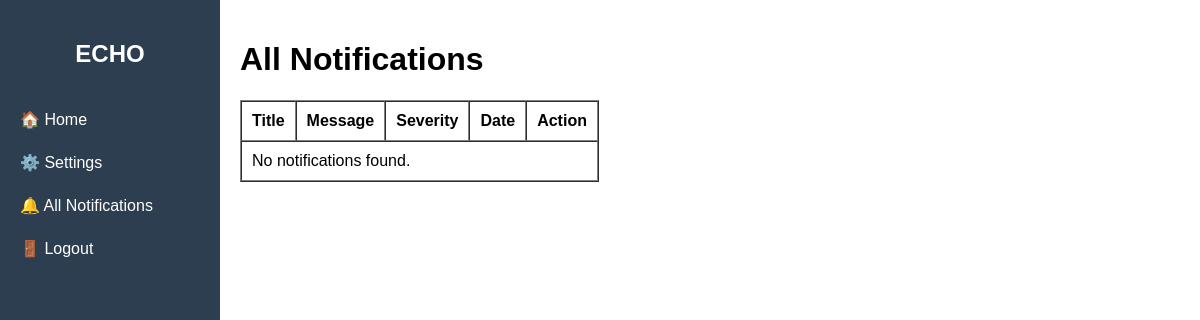
/notifications/notifications/ (signed in), run on an earlier commit of the app's database.
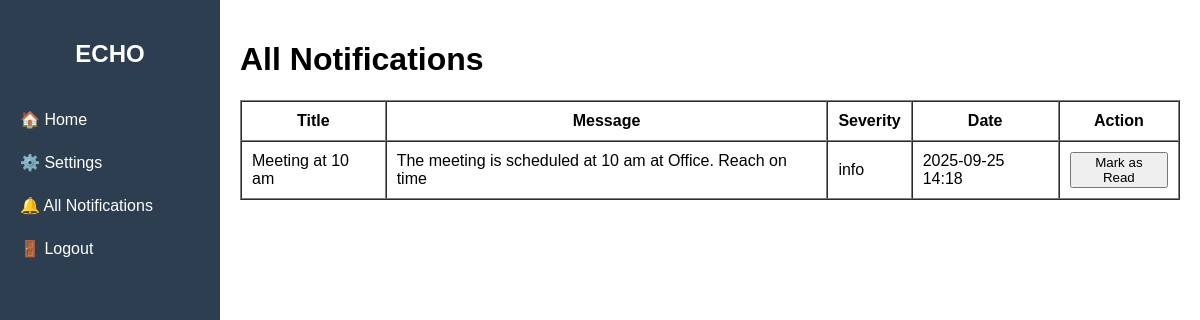
And on a later commit of the database.
### notifications/models.py (models this page shows, shortened)
class UserAlertPreference(models.Model):
    alert = models.ForeignKey(Alert, on_delete=models.CASCADE)
    user = models.ForeignKey(settings.AUTH_USER_MODEL, on_delete=models.CASCADE)
    is_read = models.BooleanField(default=False)
    snoozed_until = models.DateTimeField(null=True, blank=True)

class Alert(models.Model):
    SEVERITY_CHOICES = [
        ('info', 'Info'),
        ('warning', 'Warning'),
        ('critical', 'Critical')
    ]
    title = models.CharField(max_length=200)
    message = models.TextField()
    severity = models.CharField(max_length=50, choices=SEVERITY_CHOICES)
    start_time = models.DateTimeField()
    expiry_time = models.DateTimeField()
    remainder_freq = models.IntegerField(default=120)
    teams = models.ManyToManyField('users.Team', blank=True)
    users = models.ManyToManyField(settings.AUTH_USER_MODEL, blank=True)
    entire_organization = models.BooleanField(default=False)
    is_active = models.BooleanField(default=True)

### notifications/views.py (the view)
# urls.py: path('notifications/', views.all_notifications, name='all_notifications'),
@login_required
def all_notifications(request):
    notifications = UserAlertPreference.objects.filter(user=request.user).order_by('-alert__start_time')
    return render(request, 'all_notifications.html', {'notifications': notifications})

### users/templates/all_notifications.html (shortened to what this page needs)
{% extends "base.html" %}
{% block content %}
<h1>All Notifications</h1>
<table border="1" cellpadding="10" cellspacing="0">
    <thead>
        <tr>
            <th>Title</th>
            <th>Message</th>
            <th>Severity</th>
            <th>Date</th>
            <th>Action</th>
        </tr>
    </thead>
    <tbody>
        {% for notif in notifications %}
        <tr {% if notif.is_read %}style="background:#f0f0f0;"{% endif %}>
            <td>{{ notif.alert.title }}</td>
            <td>{{ notif.alert.message }}</td>
            <td>{{ notif.alert.severity }}</td>
            <td>{{ notif.alert.start_time|date:"Y-m-d H:i" }}</td>
            <td>
                {% if not notif.is_read %}
                <form method="post" action="{% url 'mark_alert_as_read' notif.alert.id %}">
                    <button type="submit">Mark as Read</button>
                </form>
                {% else %}
                Read
                {% endif %}
            </td>
        </tr>
        {% empty %}
        <tr><td colspan="5">No notifications found.</td></tr>
        {% endfor %}
    </tbody>
</table>
{% endblock %}

What changed in the data, as far as the page shows it:
added UserAlertPreference: alert "Meeting at 10 am", alert.message "The meeting is scheduled at 10 am at Office. Reach on time", alert.severity "info", alert.start_time "2025-09-25 14:18", is_read "Mark as Read"
Also different on the page:
text no longer shown: "No notifications found."
